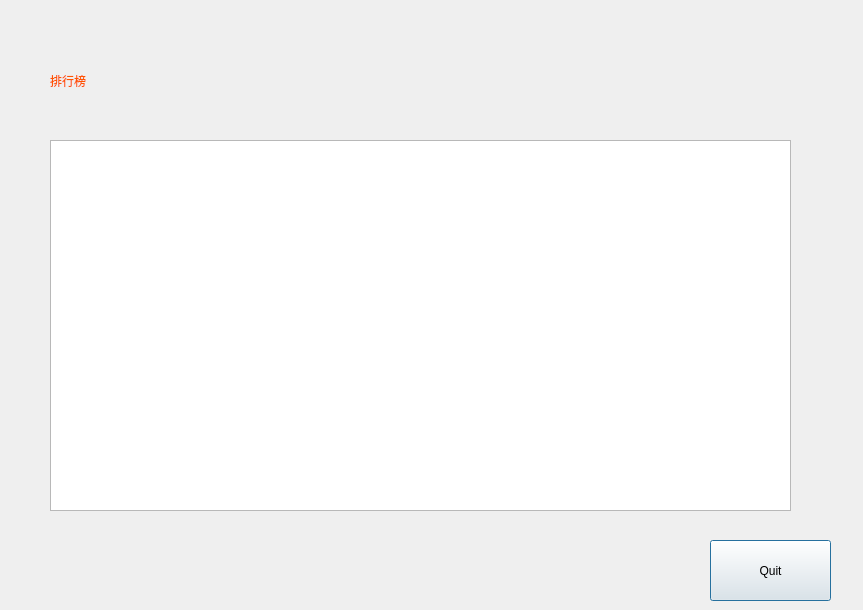
<?xml version="1.0" encoding="UTF-8"?>
<ui version="4.0">
 <class>RankDialog</class>
 <widget class="QDialog" name="RankDialog">
  <property name="geometry">
   <rect>
    <x>0</x>
    <y>0</y>
    <width>863</width>
    <height>610</height>
   </rect>
  </property>
  <property name="windowTitle">
   <string>Dialog</string>
  </property>
  <widget class="QPushButton" name="pushButton">
   <property name="geometry">
    <rect>
     <x>710</x>
     <y>540</y>
     <width>121</width>
     <height>61</height>
    </rect>
   </property>
   <property name="styleSheet">
    <string notr="true">font: 20pt &quot;Microsoft YaHei UI&quot;;</string>
   </property>
   <property name="text">
    <string>Quit</string>
   </property>
  </widget>
  <widget class="QTableWidget" name="tableWidget">
   <property name="geometry">
    <rect>
     <x>50</x>
     <y>140</y>
     <width>741</width>
     <height>371</height>
    </rect>
   </property>
  </widget>
  <widget class="QLabel" name="label">
   <property name="geometry">
    <rect>
     <x>50</x>
     <y>40</y>
     <width>451</width>
     <height>81</height>
    </rect>
   </property>
   <property name="styleSheet">
    <string notr="true">font: 50pt &quot;楷体&quot;;
color: rgb(255, 85, 0);</string>
   </property>
   <property name="text">
    <string>排行榜</string>
   </property>
  </widget>
 </widget>
 <resources/>
 <connections/>
</ui>
